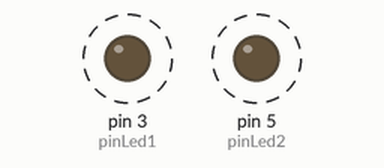
Recording of a sketch running on a simulated Arduino Uno, built with avr-gcc and run on an emulated ATmega328P. Parts: output pins drawn as LEDs (lit = HIGH). Dashed ring = blinking.

Above: at 0.5 s.
Timing chart, 0 to 4.6 s (numbered marks = the images above):
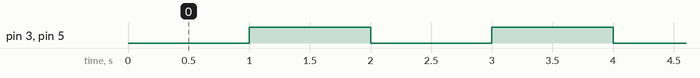

Measured:
- by itself, pin 3 (pinLed1), pin 5 (pinLed2): alternates HIGH for 1.0 s and LOW for 1.0 s

The sketch:

millis.ino
```cpp
#define pinLed1 3
#define pinLed2 5// Định nghĩa pinLed là chân số 3.
int ledState1 = LOW;
int ledState2 = HIGH; // khai báo biến lưu trạng thái của LED
unsigned long previousMillis = 0;
const long interval = 1000;
void setup()
{
pinMode(pinLed1, OUTPUT);
pinMode(pinLed2, OUTPUT);
}
void loop()
{
unsigned long currentMillis = millis();
  if (currentMillis - previousMillis >= interval) {
        previousMillis = currentMillis;
  if (ledState1 == LOW){
        ledState1 = HIGH; // Đổi trạng thái
        ledState2 =HIGH;
        }
   else
   {
        ledState1 = LOW; // Đổi trạng thái
        ledState2 = LOW;
   }
digitalWrite(pinLed1, ledState1);
digitalWrite(pinLed2, ledState2);

}
}
```
